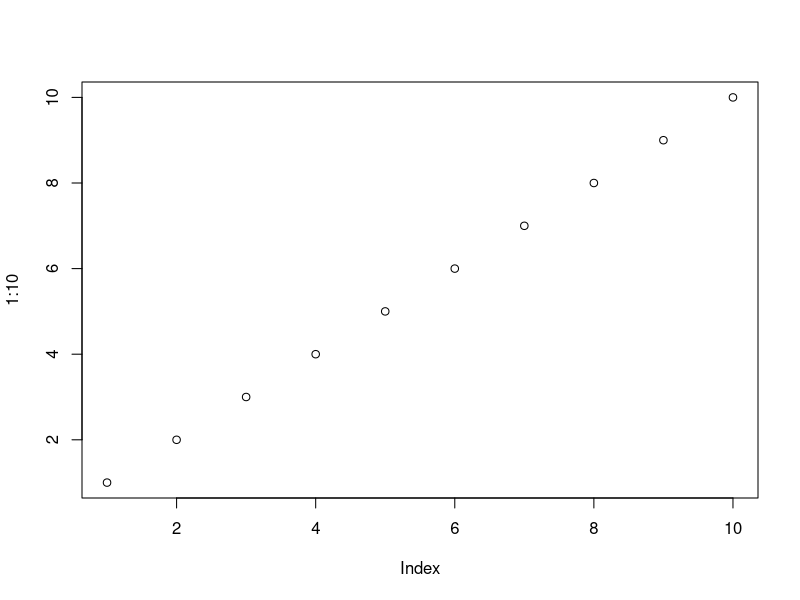
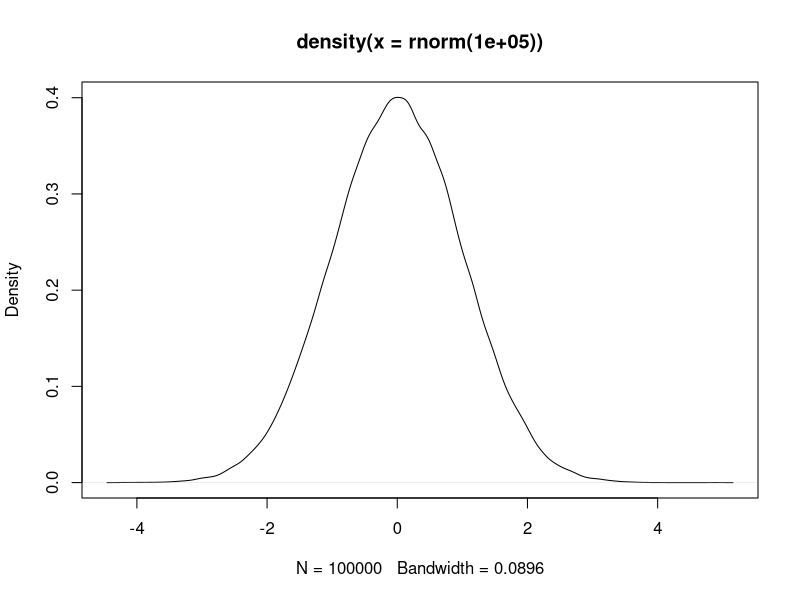

Reproduce these figures in R, in order.
## ---- chunk 1
# Check if running on GitHub Actions
# This is important as otherwise Github will attempt to build this and it's missing the python libraries and will fail
##on_github <- Sys.getenv("GITHUB_ACTIONS") == "true"

# If on GitHub, set eval = FALSE for all subsequent chunks
##knitr::opts_chunk$set(eval = !on_github)
## ---- chunk 2
knitr::opts_chunk$set(
  collapse = TRUE,
  comment = "#>"
)
## ---- chunk 3
plot(1:10)
## ---- chunk 4
# This ensures knitr tracks the image as a dependency
#knitr::include_graphics("images/basicplot-5.png")
## ---- chunk 5
plot(density(rnorm(1e5)))
